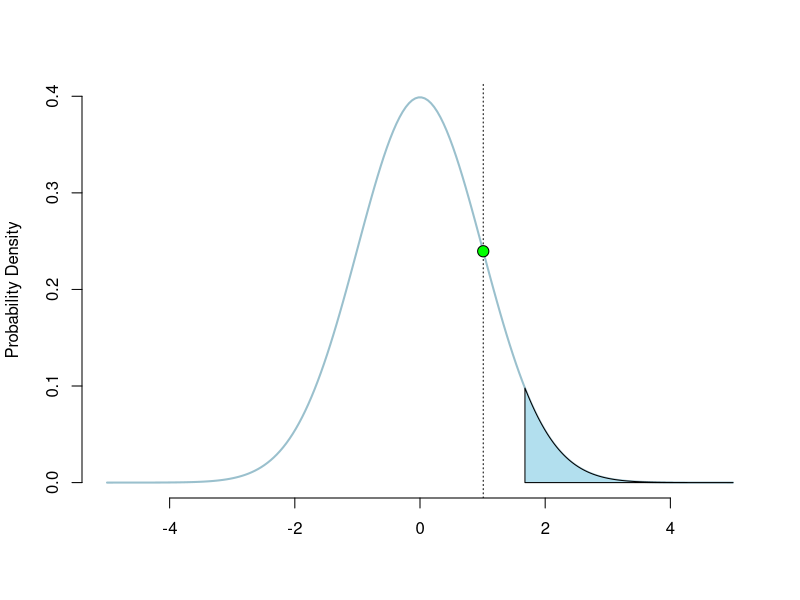

The R script that drew this image:
# Comparing a sample with a mean of x and a sd of y to a population with a mean of 0 and an unknown sd
# Constant mean and sd
# Point represents test statistic

mean1= 5 #x #constant #5
sd1= 35 #y #constant #35
sample_size <- 50

# Calculating the critical value

critical_value <- qt(p=.05, df=sample_size-1, lower.tail=FALSE)

# Calculating the test statistic

t <- mean1/(sd1/(sqrt(sample_size)))

# Defining upper and lower boundaries

upper_x_possible <- 5

if(t > upper_x_possible){
  upper_x <- t+1
} else {
  upper_x <- upper_x_possible
}

# Plotting the distribution

x <- seq(-5, upper_x, length=200)
y <- dnorm(x, mean=0, sd=1)

plot(x, y, type="l", lwd=2, col="lightblue3", frame=FALSE, ylab="Probability Density", xlab="")

# Defining & shading the rejection region

polygon_x <- seq(critical_value,upper_x,length=300)
polygon_y <- dnorm(polygon_x,mean=0,sd=1)
polygon(c(critical_value,polygon_x,upper_x), c(0,polygon_y,0),col="lightblue2")

# Adding a vertical line for the test statistic

abline(v=t, lty="dotted")

# Plotting the test statistic (green if not rejecting the null; red if rejecting)

if(t < critical_value){
  points(x=t, y=dnorm(t, mean=0, sd=1), pch=21, col="black", bg="green", cex=1.5)
} else {
  points(x=t, y=dnorm(t, mean=0, sd=1), pch=21, col="black", bg="red", cex=1.5)
}